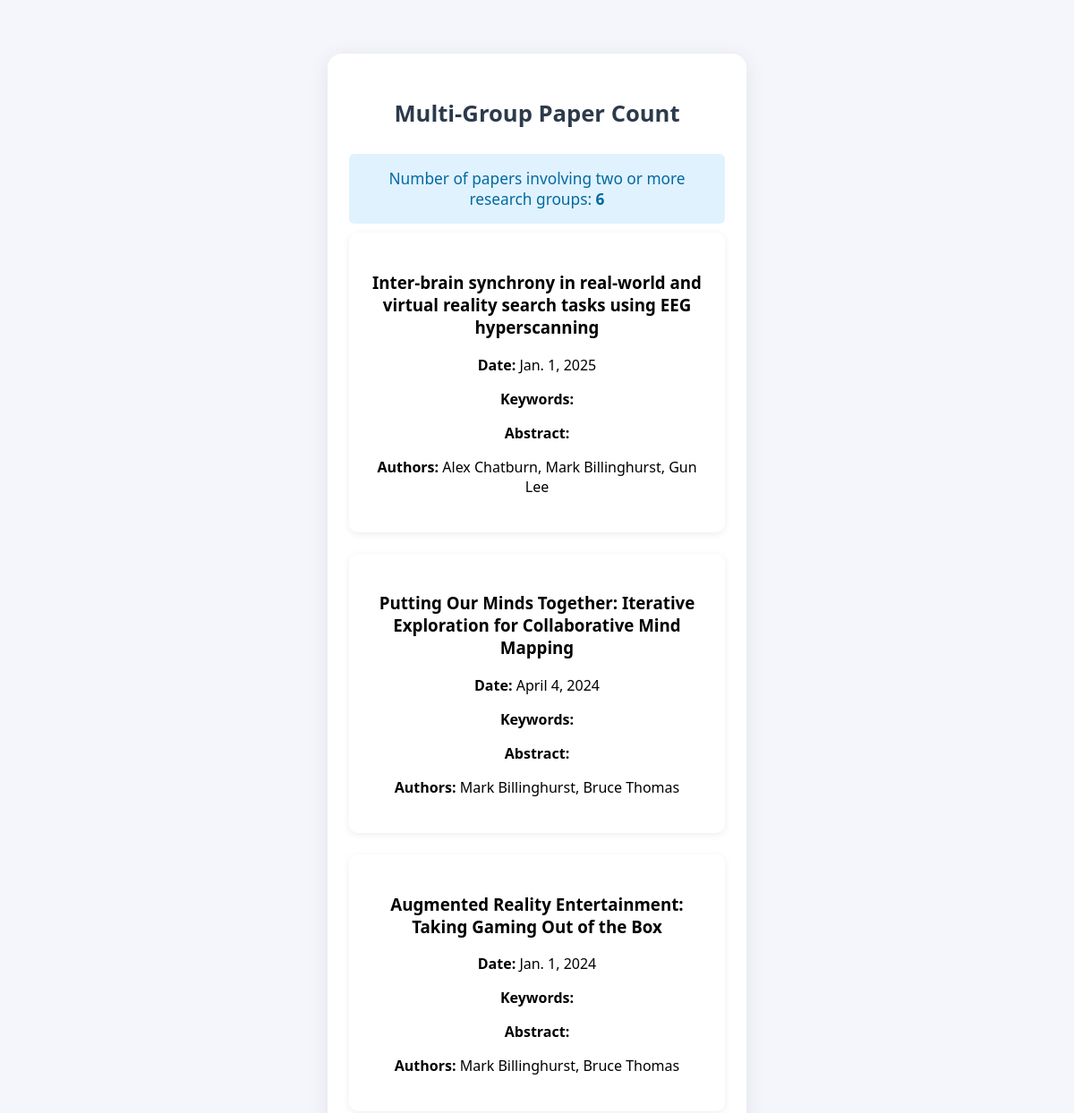
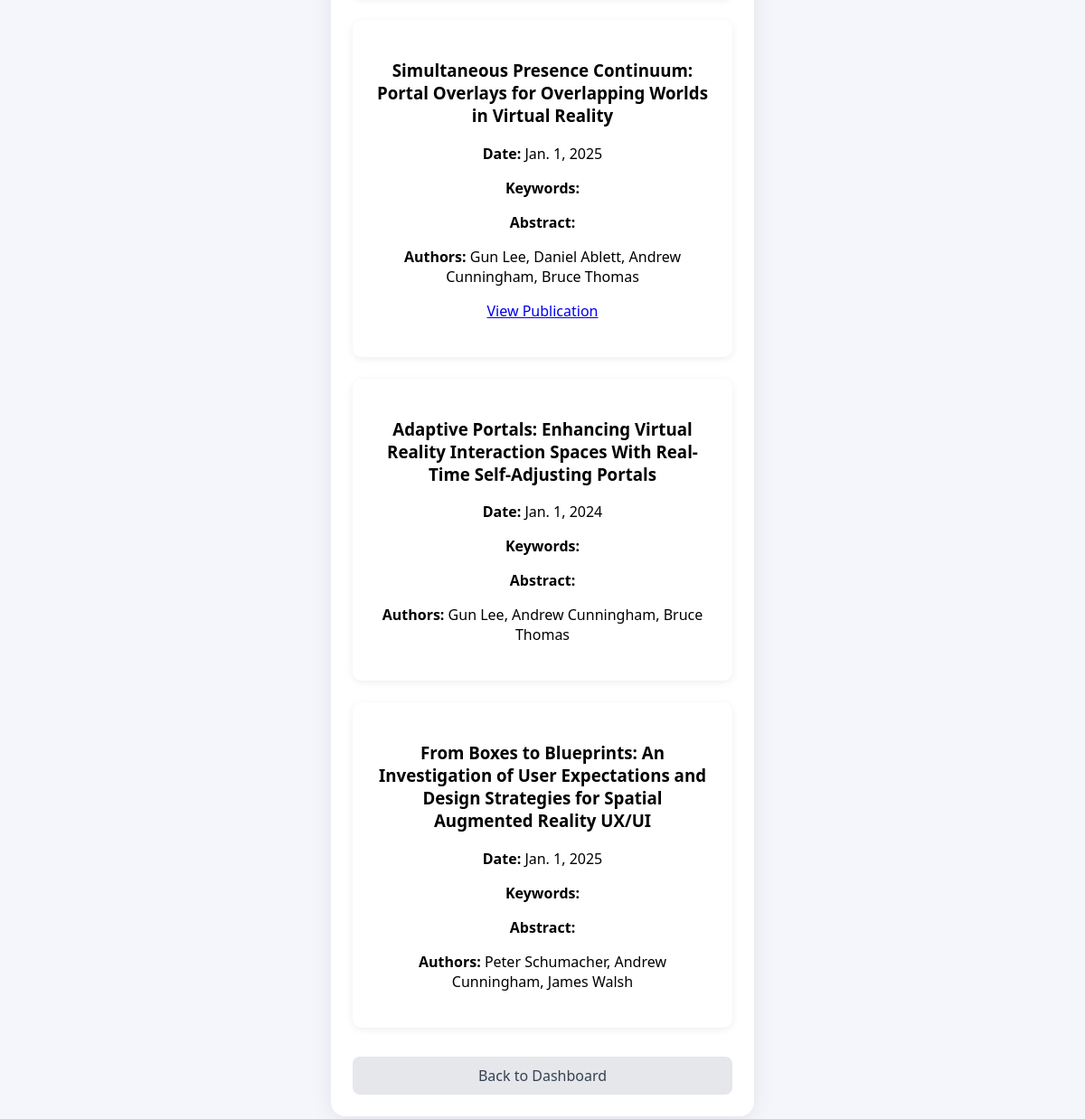
Before: /report/multi-group-papers/ with the older database file (2 pictures, top to bottom).
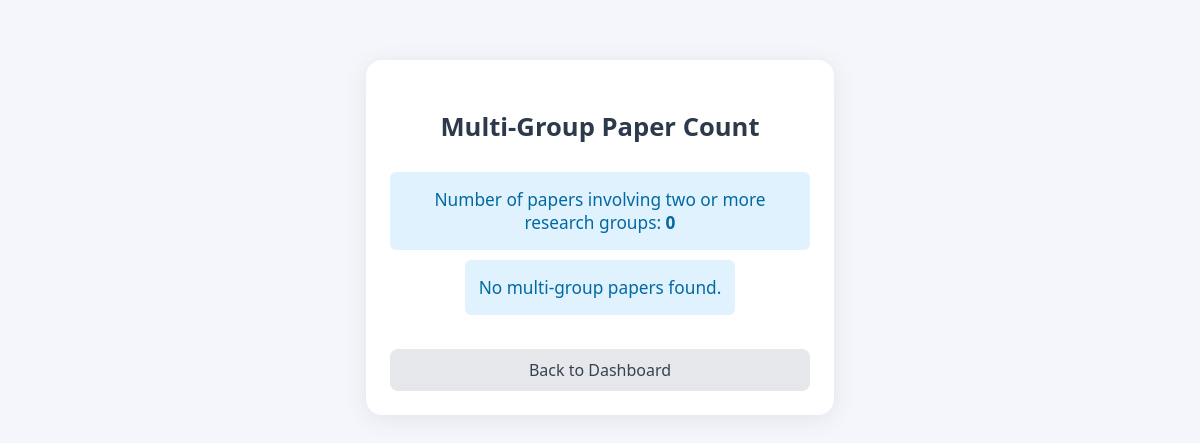
After: the same page with the newer database file.
### research/models.py (models this page shows, shortened)
class Publication(models.Model):
    title = models.CharField(max_length=500)
    publication_date = models.DateField()
    keywords = models.TextField(blank=True)
    abstract = models.TextField(blank=True)
    date_added = models.DateTimeField(auto_now_add=True)
    url = models.URLField(max_length=500, blank=True, null=True)
    source = models.CharField(max_length=50, choices=[('Scopus', 'Scopus'), ('Google Scholar', 'Google Scholar'), ('ORCID', 'ORCID')], blank=True, null=True)

class AuthorPublication(models.Model):
    author = models.ForeignKey(Author, on_delete=models.CASCADE)
    publication = models.ForeignKey(Publication, on_delete=models.CASCADE)
    author_order = models.PositiveIntegerField()
    class Meta:
        unique_together = ('author', 'publication', 'author_order')

class Author(models.Model):
    first_name = models.CharField(max_length=100)
    last_name = models.CharField(max_length=100)
    research_group = models.ForeignKey(ResearchGroup, on_delete=models.CASCADE)
    scopus_id = models.CharField(max_length=100, blank=True, null=True)
    scholar_id = models.CharField(max_length=100, blank=True, null=True)
    orcid_id = models.CharField(max_length=100, blank=True, null=True)
    staff_url = models.URLField(max_length=255)
    def __str__(self):
        return f"{self.first_name} {self.last_name}"

### research/views.py (the view)
# urls.py: path('report/multi-group-papers/', views.report_multi_group_papers, name='report_multi_group_papers'),#done
def report_multi_group_papers(request):
    multi_group_pubs = []
    for pub in Publication.objects.all():
        groups = set(pub.authorpublication_set.select_related('author__research_group').values_list('author__research_group__name', flat=True))
        if len(groups) > 1:
            multi_group_pubs.append(pub)
    count = len(multi_group_pubs)
    return render(request, 'research/report_multi_group_papers.html', {'count': count, 'multi_group_pubs': multi_group_pubs})

### research/templates/research/report_multi_group_papers.html (shortened to what this page needs)
<!DOCTYPE html>
<html lang="en">
  <head>
  </head>
  <body>
    <div class="container">
      <h1>Multi-Group Paper Count</h1>
      <div class="result">
        Number of papers involving two or more research groups:
        <strong>{{ count }}</strong>
      </div>
      {% if multi_group_pubs %}
      <div class="card-grid">
        {% for pub in multi_group_pubs %}
        <div class="card">
          <h3>{{ pub.title }}</h3>
          <p><strong>Date:</strong> {{ pub.publication_date }}</p>
          <p><strong>Keywords:</strong> {{ pub.keywords }}</p>
          <p><strong>Abstract:</strong> {{ pub.abstract|truncatewords:30 }}</p>
          <p><strong>Authors:</strong> {% for ap in pub.authorpublication_set.all %}{{ ap.author }}{% if not forloop.last %}, {% endif %}{% endfor %}</p>
          {% if pub.url %}<p><a href="{{ pub.url }}" target="_blank">View Publication</a></p>{% endif %}
        </div>
        {% endfor %}
      </div>
      {% else %}
      <div class="result">No multi-group papers found.</div>
      {% endif %}
      <a class="back-link" href="{% url 'index' %}">Back to Dashboard</a>
    </div>
  </body>
</html>

Changed rows visible on the page:
removed Publication: title "Inter-brain synchrony in real-world and virtual reality search tasks using EEG hyperscanning", publication_date "Jan. 1, 2025"
removed AuthorPublication: author "Alex Chatburn", shown under "Jan. 1, 2025"
removed AuthorPublication: author "Mark Billinghurst", shown under "Jan. 1, 2025"
removed AuthorPublication: author "Gun Lee", shown under "Jan. 1, 2025"
removed Publication: title "Putting Our Minds Together: Iterative Exploration for Collaborative Mind Mapping", publication_date "April 4, 2024"
removed AuthorPublication: author "Mark Billinghurst", shown under "Putting Our Minds Together: Iterative Exploration for Collaborative Mind Mapping"
removed AuthorPublication: author "Bruce Thomas", shown under "Putting Our Minds Together: Iterative Exploration for Collaborative Mind Mapping"
removed Publication: title "Augmented Reality Entertainment: Taking Gaming Out of the Box", publication_date "Jan. 1, 2024"
removed AuthorPublication: author "Mark Billinghurst", shown under "Augmented Reality Entertainment: Taking Gaming Out of the Box"
removed AuthorPublication: author "Bruce Thomas", shown under "Augmented Reality Entertainment: Taking Gaming Out of the Box"
removed Publication: title "Simultaneous Presence Continuum: Portal Overlays for Overlapping Worlds in Virtual Reality", publication_date "Jan. 1, 2025"
removed AuthorPublication: author "Gun Lee", shown under "Jan. 1, 2025"
removed AuthorPublication: author "Daniel Ablett", shown under "Jan. 1, 2025"
removed AuthorPublication: author "Andrew Cunningham", shown under "Jan. 1, 2025"
removed AuthorPublication: author "Bruce Thomas", shown under "Jan. 1, 2025"
removed Publication: title "Adaptive Portals: Enhancing Virtual Reality Interaction Spaces With Real-Time Self-Adjusting Portals", publication_date "Jan. 1, 2024"
removed AuthorPublication: author "Gun Lee", shown under "Jan. 1, 2024"
removed AuthorPublication: author "Andrew Cunningham", shown under "Jan. 1, 2024"
removed AuthorPublication: author "Bruce Thomas", shown under "Jan. 1, 2024"
removed Publication: title "From Boxes to Blueprints: An Investigation of User Expectations and Design Strategies for Spatial Augmented Reality UX/UI", publication_date "Jan. 1, 2025"
removed AuthorPublication: author "Peter Schumacher", shown under "Jan. 1, 2025"
removed AuthorPublication: author "Andrew Cunningham", shown under "Jan. 1, 2025"
removed AuthorPublication: author "James Walsh", shown under "Jan. 1, 2025"
Other visible differences:
{{ count }}: "6" → "0"
text now shown: "No multi-group papers found."
